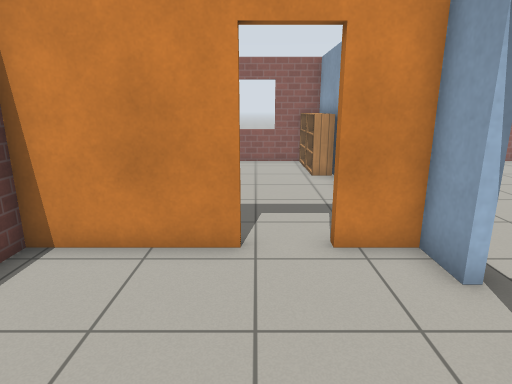
[1] (above)

14 first-person views from a walk through a Gazebo world. The camera is 1.3 m above the floor, tilts 14° down and sees 75° across. The floor is counted in squares, 0.5 m on a side. Each view is taken from the middle of a square. On the plan, view 1 faces up. The plan holds only what a view shows up to about 20 squares ahead; the rest is blank. Gazebo's built-in surfaces are drawn with simple patterns.

[2]
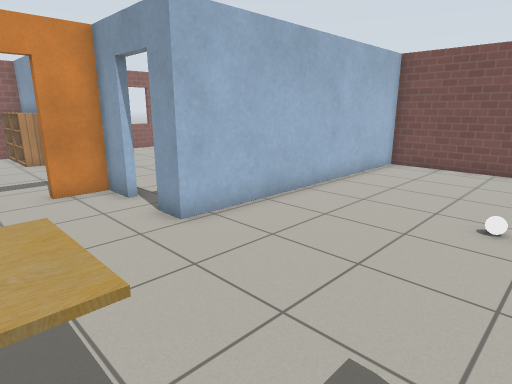

[3]
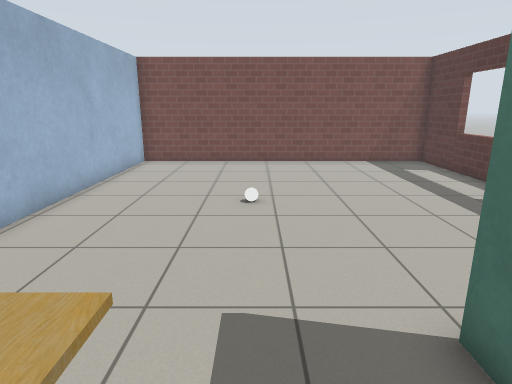

[4]
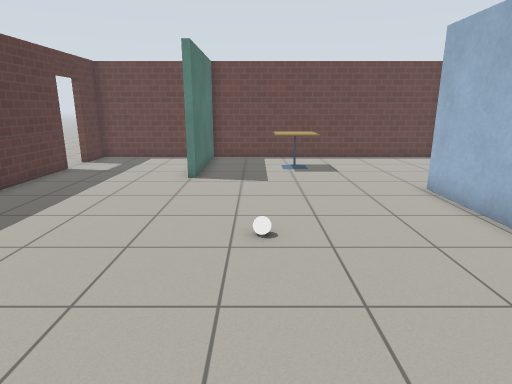

[5]
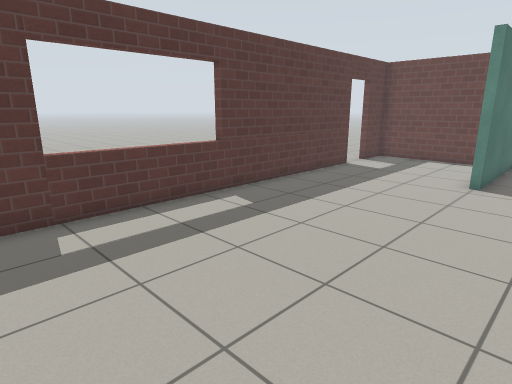

[6]
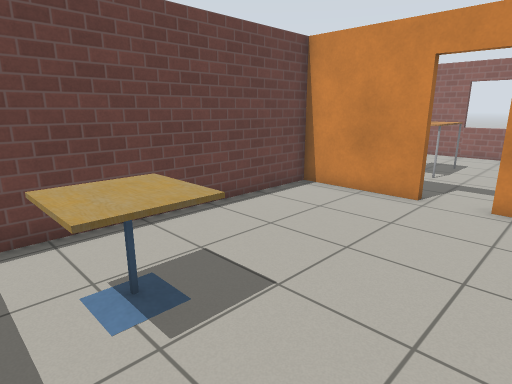

[7]
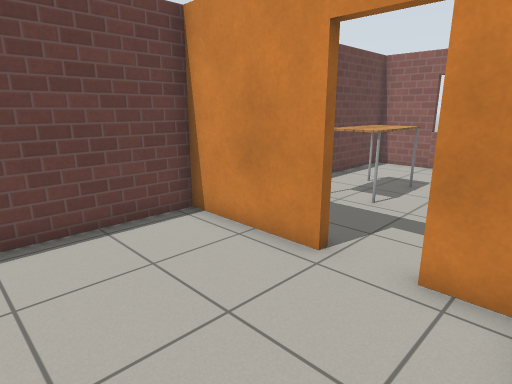

[8]
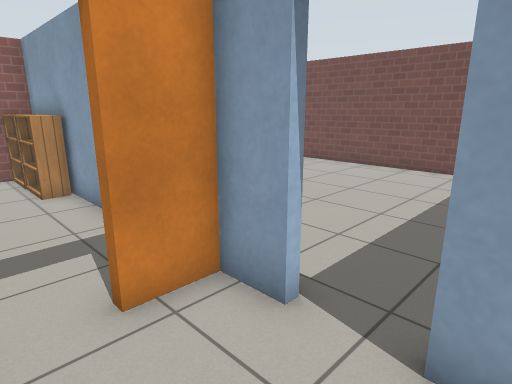

[9]
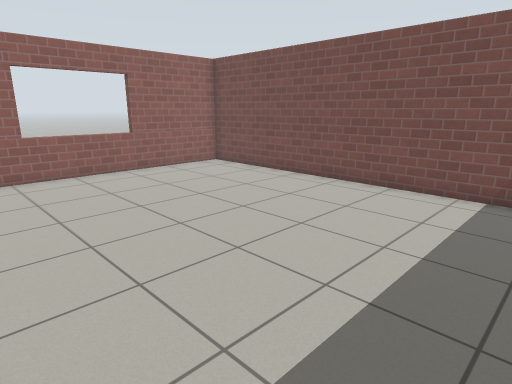

[10]
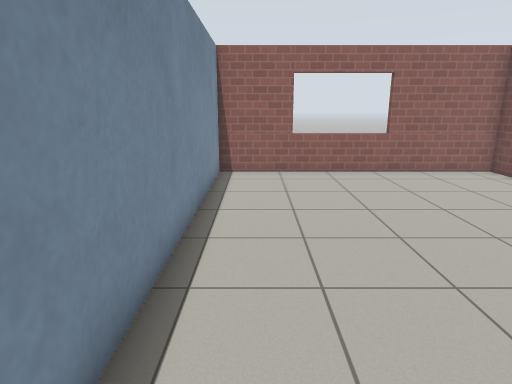

[11]
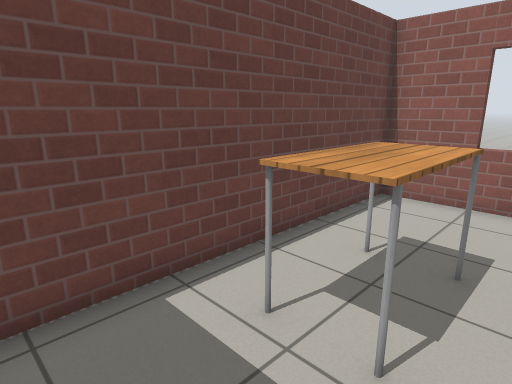

[12]
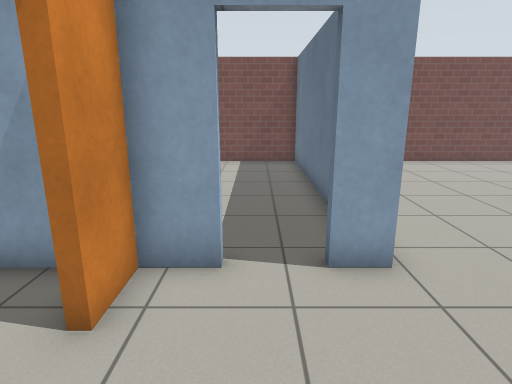

[13]
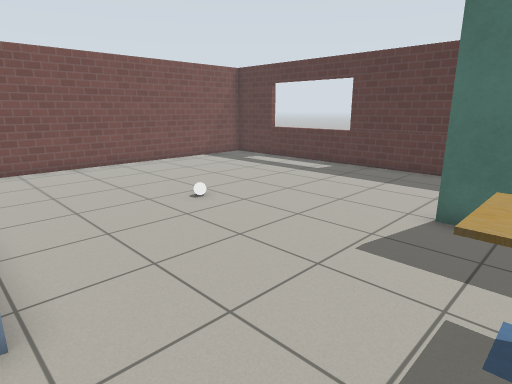

[14]
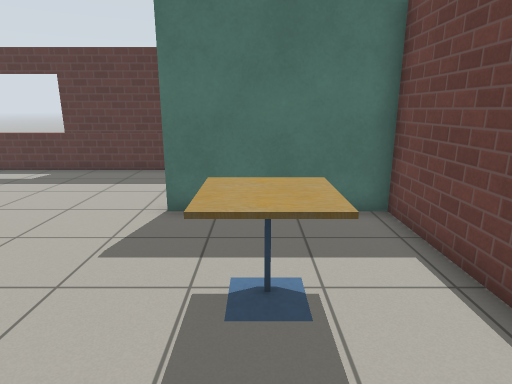

### Floor plan
Points are (right, up) in squares from view 1. A wall is a line through its corners. A room is listed if a view was taken in it or the views show most of it. See-through windows are left out.
Room 1 (views 1, 2, 3, 4, 5, 6, 7, 8, 12, 13, 14)
walls: (3.1, 4.5) (3.1, 6) (1.5, 6); (-4.4, -7.7) (-4.4, -12.4) (-2.5, -12.4); (-0.8, -12.4) (15, -12.4) (15, 1.7) (3.1, 1.7) (3.1, 2.9); (-0.3, 6) (-4.4, 6) (-4.4, -6.3) (1.4, -6.3)
ways out: open door at (3, 3.5) to room 2; open door at (0.5, 6) to room 3; open door at (-1.5, -12.5)
objects: cafe table (-2, -3) to (0, -2); white ball (7, -4)
Room 2 (views 9, 10)
walls: (3.1, 13.6) (3.1, 14.6); (3.1, 15.5) (3.1, 17); (6.9, 2) (15, 2) (15, 17) (3.4, 17) (3.4, 4.6)
ways out: open door at (3, 3.5) to room 1
objects: bookshelf (2, 16) to (3, 16)
Room 3 (view 11)
walls: (3.1, 10.9) (3.1, 13.6); (3.1, 14.6) (3.1, 15.5); (3.1, 7.2) (3.1, 8.4); (3.1, 17) (-4.4, 17) (-4.4, 7.3)
ways out: open door at (0.5, 6) to room 1
objects: table (-2, 10) to (-1, 12); bookshelf (2, 14) to (3, 15)

Where each view was taken, in squares from view 1:
view 1: 0 up, 0 right, facing up
view 2: 5 down, 1 left, facing up-right
view 3: 4 down, 2 left, facing right
view 4: 4 down, 14 right, facing left
view 5: 4 down, 14 right, facing down-left
view 6: 4 down, 3 right, facing up-left
view 7: 1 up, 3 right, facing up-left
view 8: 2 up, 0 right, facing up-right
view 9: 3 up, 4 right, facing up-right
view 10: 3 up, 5 right, facing up
view 11: 7 up, 0 right, facing up-left
view 12: 4 up, 2 left, facing right
view 13: 2 up, 1 left, facing down-right
view 14: 2 up, 1 left, facing down
